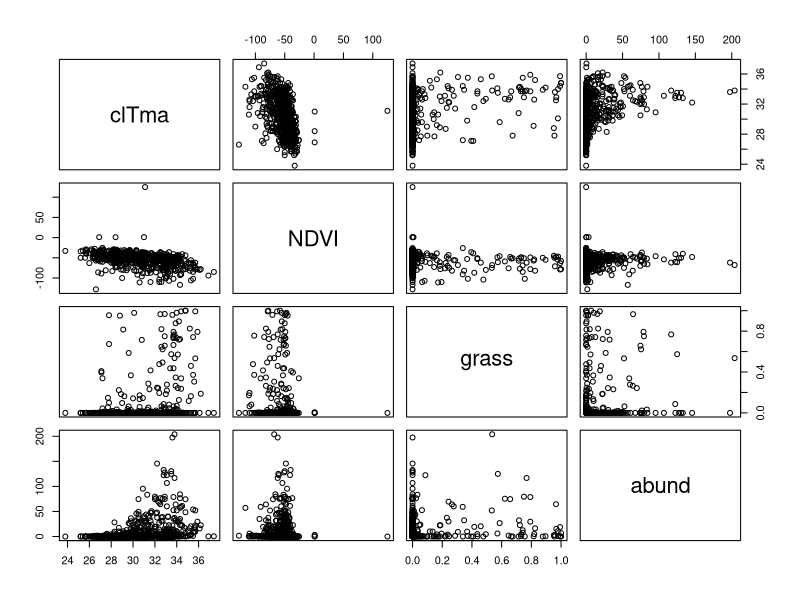
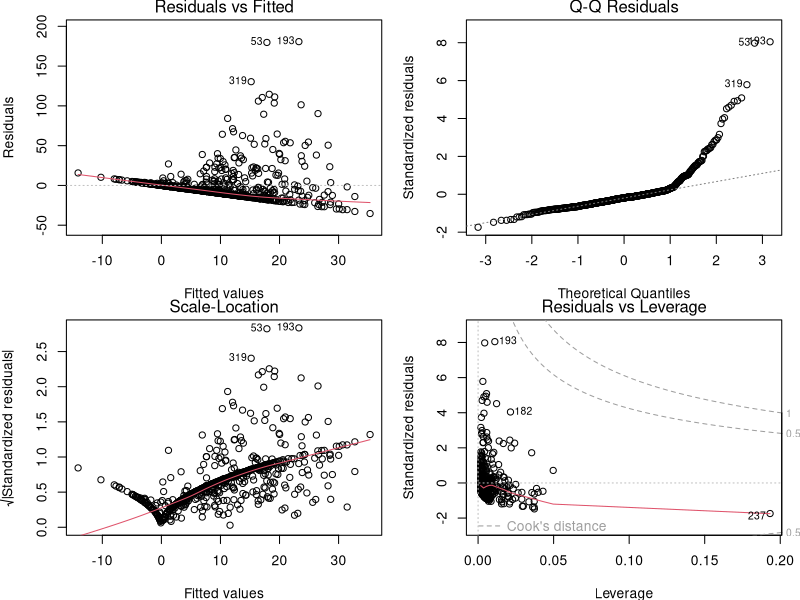
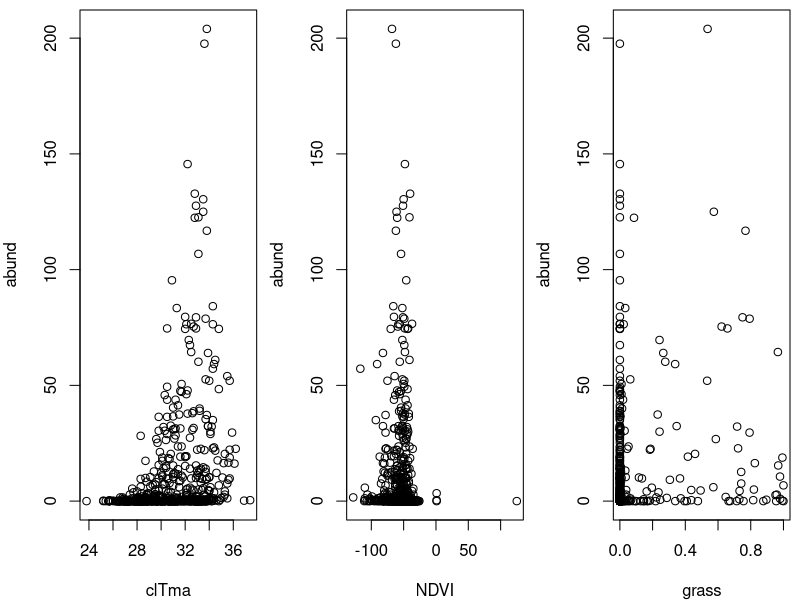

Source code (R) for these figures, in order:
## ---- chunk 1
Dickcissel = read.csv("data/dickcissel.csv")
str(Dickcissel)
## ---- chunk 2
# Sélectionner lesvariables
var <- c('clTma', 'NDVI', 'grass', 'abund')

# Graphiques des relations entre variables
plot(Dickcissel[, var])
## ---- chunk 3
# Régression multiple
lm.mult <- lm(abund ~ clTma + NDVI + grass, data = Dickcissel)
summary(lm.mult)
## ---- chunk 4
# Conditions d'application
par(mfrow = c(2, 2))
par(mfrow=c(2,2), mar = c(3.9,4,1.2,1.1), oma =c(0,0,0,0))
plot(lm.mult)
## ---- chunk 5
summary(lm.mult)$coefficients
## ---- chunk 6
# Graphique de la varible réponse vs. les prédicteurs
par(mfrow=c(1,3), mar=c(4, 4, 0.5, 0.5), cex = 1)
plot(abund ~ clTma, data = Dickcissel)
plot(abund ~ NDVI,  data = Dickcissel)
plot(abund ~ grass, data = Dickcissel)
